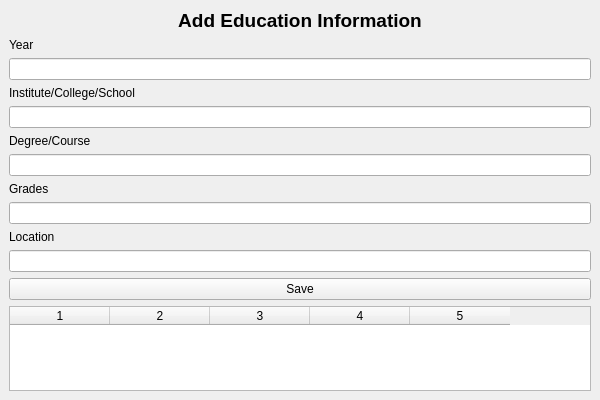
<?xml version="1.0" encoding="UTF-8"?>
<ui version="4.0">
 <class>AddEducationWindow</class>
 <widget class="QMainWindow" name="AddEducationWindow">
  <property name="geometry">
   <rect>
    <x>100</x>
    <y>100</y>
    <width>600</width>
    <height>400</height>
   </rect>
  </property>
  <property name="windowTitle">
   <string>Add Education Information</string>
  </property>
  <widget class="QWidget" name="centralwidget">
   <layout class="QVBoxLayout" name="verticalLayout">
    <item>
     <widget class="QLabel" name="labelTitle">
      <property name="text">
       <string>Add Education Information</string>
      </property>
      <property name="alignment">
       <set>Qt::AlignCenter</set>
      </property>
      <property name="font">
       <font>
        <pointsize>14</pointsize>
        <weight>75</weight>
        <bold>true</bold>
       </font>
      </property>
     </widget>
    </item>
    <item>
     <widget class="QLabel" name="labelYear">
      <property name="text">
       <string>Year</string>
      </property>
     </widget>
    </item>
    <item>
     <widget class="QLineEdit" name="inputYear"/>
    </item>
    <item>
     <widget class="QLabel" name="labelInstitute">
      <property name="text">
       <string>Institute/College/School</string>
      </property>
     </widget>
    </item>
    <item>
     <widget class="QLineEdit" name="inputInstitute"/>
    </item>
    <item>
     <widget class="QLabel" name="labelDegree">
      <property name="text">
       <string>Degree/Course</string>
      </property>
     </widget>
    </item>
    <item>
     <widget class="QLineEdit" name="inputDegree"/>
    </item>
    <item>
     <widget class="QLabel" name="labelGrades">
      <property name="text">
       <string>Grades</string>
      </property>
     </widget>
    </item>
    <item>
     <widget class="QLineEdit" name="inputGrades"/>
    </item>
    <item>
     <widget class="QLabel" name="labelLocation">
      <property name="text">
       <string>Location</string>
      </property>
     </widget>
    </item>
    <item>
     <widget class="QLineEdit" name="inputLocation"/>
    </item>
    <item>
     <widget class="QPushButton" name="saveButton">
      <property name="text">
       <string>Save</string>
      </property>
     </widget>
    </item>
    <item>
     <widget class="QTableWidget" name="tableWidget">
      <property name="columnCount">
       <number>5</number>
      </property>
      <property name="horizontalHeaderLabels">
       <stringlist>
        <string>Year</string>
        <string>Institute</string>
        <string>Degree</string>
        <string>Grades</string>
        <string>Location</string>
       </stringlist>
      </property>
     </widget>
    </item>
   </layout>
  </widget>
 </widget>
 <resources/>
 <connections/>
</ui>
